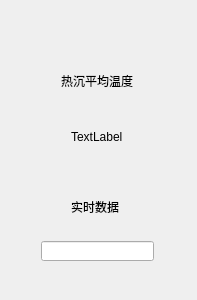
<?xml version="1.0" encoding="UTF-8"?>
<ui version="4.0">
 <class>test4Dialog</class>
 <widget class="QDialog" name="test4Dialog">
  <property name="geometry">
   <rect>
    <x>0</x>
    <y>0</y>
    <width>197</width>
    <height>300</height>
   </rect>
  </property>
  <property name="windowTitle">
   <string>热沉温度</string>
  </property>
  <property name="windowIcon">
   <iconset resource="errordetection.qrc">
    <normaloff>:/images/images/timg.jpeg</normaloff>:/images/images/timg.jpeg</iconset>
  </property>
  <layout class="QGridLayout" name="gridLayout">
   <item row="0" column="0">
    <widget class="QWidget" name="widget" native="true">
     <widget class="QLabel" name="label">
      <property name="geometry">
       <rect>
        <x>50</x>
        <y>60</y>
        <width>81</width>
        <height>20</height>
       </rect>
      </property>
      <property name="text">
       <string>热沉平均温度</string>
      </property>
     </widget>
     <widget class="QLabel" name="label_test41">
      <property name="geometry">
       <rect>
        <x>60</x>
        <y>100</y>
        <width>54</width>
        <height>51</height>
       </rect>
      </property>
      <property name="text">
       <string>TextLabel</string>
      </property>
     </widget>
     <widget class="QLabel" name="label_3">
      <property name="geometry">
       <rect>
        <x>60</x>
        <y>190</y>
        <width>54</width>
        <height>12</height>
       </rect>
      </property>
      <property name="text">
       <string>实时数据</string>
      </property>
     </widget>
     <widget class="QLineEdit" name="lineEdit_test41">
      <property name="geometry">
       <rect>
        <x>30</x>
        <y>230</y>
        <width>113</width>
        <height>20</height>
       </rect>
      </property>
      <property name="autoFillBackground">
       <bool>false</bool>
      </property>
      <property name="alignment">
       <set>Qt::AlignCenter</set>
      </property>
      <property name="readOnly">
       <bool>true</bool>
      </property>
     </widget>
    </widget>
   </item>
  </layout>
 </widget>
 <resources>
  <include location="errordetection.qrc"/>
 </resources>
 <connections/>
</ui>
